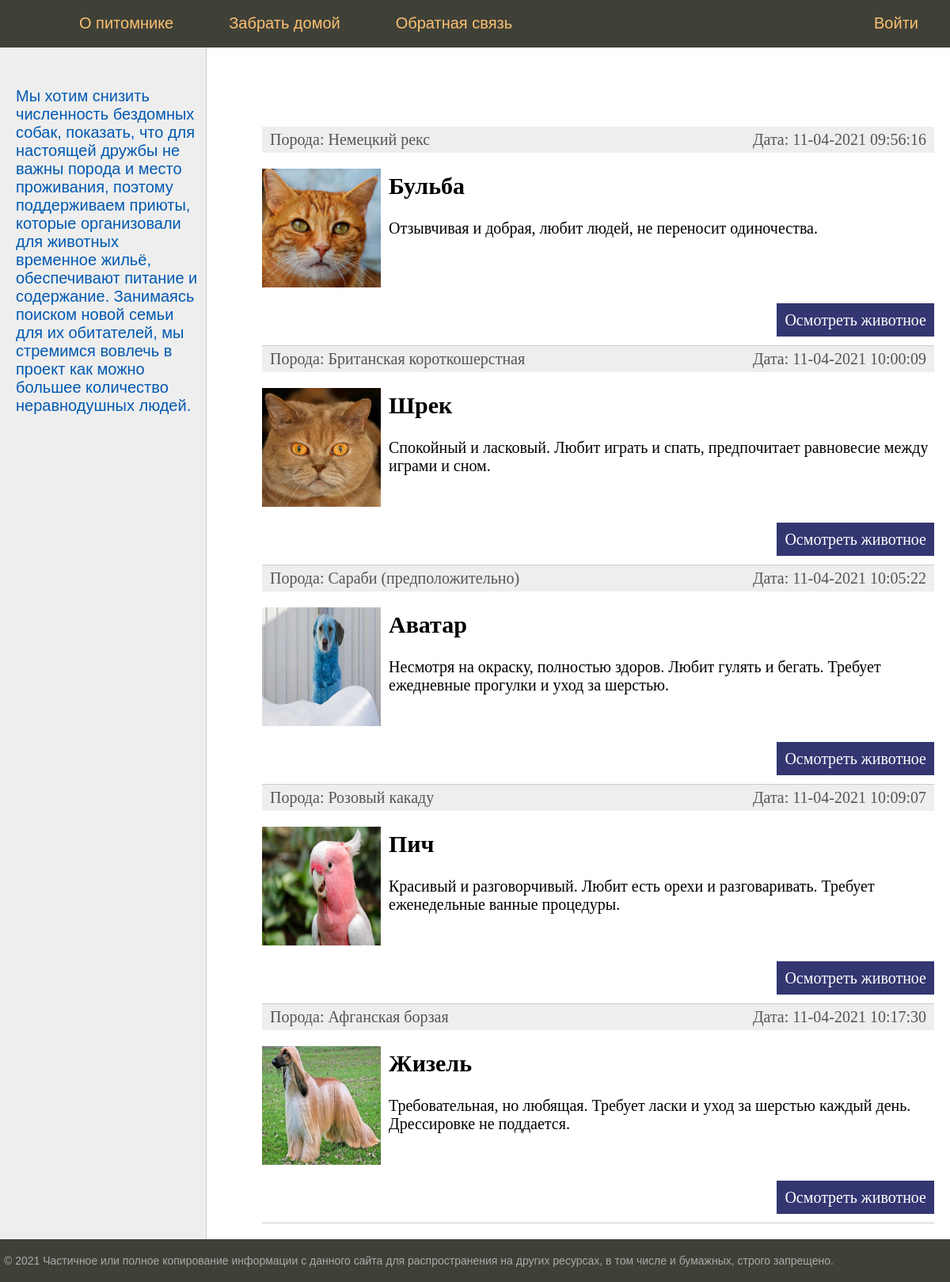
The page / on the database its author committed.
### shelter/models.py (models this page shows, shortened)
class Animal(models.Model):
	name = models.CharField(max_length=100)
	breed = models.CharField(max_length=100)
	description = models.TextField()
	found = models.DateTimeField(auto_now_add=True)
	ANIMALS = [
		(0, 'Unknown'),
		(1, 'Cat'),
		(2, 'Dog'),
		(3, 'Parrot')
	]
	atype = models.PositiveSmallIntegerField(default=0, choices=ANIMALS, verbose_name = "animal type")
	photo = models.ImageField()

### shelter/views.py (the view)
# urls.py: path('', AnimalView.as_view(), name='home'),
class AnimalView(ListView):
	model = Animal
	template_name = "shelter.html"
	context_object_name = 'posts'
	def get_context_data(self, *, object_list=None, **kwargs):
		context = super().get_context_data(**kwargs)
		context['title'] = 'Главная страница'
		context['menu'] = menu
		context['cat_selected'] = 0
		return context

### shelter/templates/shelter.html (shortened to what this page needs)
{% extends 'base.html' %}
{% block content %}
<ul class="list-articles">
	{% for p in posts %}
			<li><div class="article-panel">
	<p class="first">Порода: {{p.breed}}</p>
	<p class="last">Дата: {{p.found|date:"d-m-Y H:i:s"}}</p>
</div>
{% if p.photo %}
	<p><img class="img-article-left thumb" style="height: 150px;" src="static/images/{{p.photo}}"></p>
{% endif %}
				<h2>{{p.name}}</h2>
	{% autoescape on %}
	{{p.description|linebreaks|truncatewords:50}}
	{% endautoescape %}
			<p class="link-read-post"><a href="show/{{p.pk}}">Осмотреть животное</a></p>
			</li>
	{% endfor %}
</ul>
{% endblock %}

### shelter/templates/base.html (shortened to what this page needs)
{% load static %}
<!DOCTYPE html>
<html>
<head>
	<link type="text/css" href="{% static 'css/style.css' %}" rel="stylesheet" />
</head>
<body>
<table class="table-page" border=0 cellpadding="0" cellspacing="0">
<tr><td valign=top>
{% block mainmenu %}
		<div class="header">
			<ul id="mainmenu" class="mainmenu">
			<li class="logo"><a href="{% url 'home' %}"><div class="logo"></div></a></li>
{% for m in menu %}
	{% if not forloop.last %}
			<li><a href="#">{{m.title}}</a></li>
	{% else %}
			<li class="last"><a href="#">{{m.title}}</a></li>
	{% endif %}
{% endfor %}
			</ul>
		</div>
{% endblock mainmenu %}
<table class="table-content" border=0 cellpadding="0" cellspacing="0">
<tr>
	<td valign="top" class="left-chapters">
	<ul id="leftchapters">
{% if cat_selected == 0 %}
		<li class="selected">Мы хотим снизить численность бездомных собак, показать, что для настоящей дружбы не важны порода и место проживания, поэтому поддерживаем приюты, которые организовали для животных временное жильё, обеспечивают питание и содержание. Занимаясь поиском новой семьи для их обитателей, мы стремимся вовлечь в проект как можно большее количество неравнодушных людей.</li>
{% endif %}
	</ul>
</td>
<td valign="top" class="content">
	<div class="content-text">
{% block content %}
{% endblock %}
	</div>
</td></tr></table>
</td></tr>
<tr><td valign=top>
	<div id="footer">
		<p>&copy; 2021 Частичное или полное копирование информации с данного сайта для распространения на других ресурсах, в том числе и бумажных, строго запрещено.</p>
	</div>
</td></tr></table>
</body>
</html>

### static/css/style.css (style rules this page uses)
html, body { font-family: 'Arial'; margin: 0; padding: 0; height: 100%; width: 100%; color: #444; }
a { color: #0059b2; text-decoration: none; }
img { max-width: 600px; height: auto; }
img.img-article-left { max-width: 300px; height: auto; float: left; padding: 0 10px 10px 0; }
img.img-article-left.thumb { max-width: 150px; height: auto; }
p.link-read-post { text-align: right; }
p.link-read-post a { padding: 10px; min-width: 100px; background: #333671; color: #fff; text-decoration: none; }
div.article-panel { background: #eee; padding: 5px 10px 5px 10px; box-sizing border-box; overflow: hidden; color: #555; }
div.article-panel p.first { margin: 0; float: left; }
div.article-panel p.last { margin: 0; float: right; }
ul.list-articles { list-style: none; margin: 0; padding: 0; }
ul.list-articles li { border-bottom: 1px solid #ccc; }
.table-page { width: 100%; height: 100%; vertical-align: top; }
.table-page tr { height: 100%; }
.header { background: #3F4137; height: 60px; }
.logo { background: url('../images/logo.png') no-repeat 10px 5px; width: 70px; height: 60px; }
ul.mainmenu { list-style: none; margin: 0; padding: 0; height: 60px; color: #fdc073; font-size: 20px; overflow: hidden; }
ul.mainmenu li { float: left; margin: 18px 40px 0 30px; }
ul.mainmenu li.logo { margin: 0; }
ul.mainmenu li.last { float: right; }
ul.mainmenu li a { color: #fdc073; text-decoration: none; }
.table-content { width: 100%; min-height: 100%; height: 100%; }
.left-chapters { margin: 0; background: #eee; border-right: 1px solid #ccc; min-height: 100%; }
.left-chapters ul { width: 230px; min-height: 100%; margin: 0; padding: 20px 10px 10px 20px; list-style: none; font-size: 20px; }
.left-chapters ul li { margin: 30px 0 0 0; color: #999; }
.left-chapters ul li.selected { color: #0059b2; }
.content { padding: 40px 20px 20px 40px; width: 100%; box-sizing: border-box; }
.content-text { margin: 60px 0 0 30px; color: #000; font-size: 20px; font-family: Yandex Sans Display Light; }
#footer { box-sizing: border-box; background: #3F4137; padding: 5px; color: #aaa; font-size: 14px; font-family: Verdana, Geneva, Arial, Helvetica; text-align: left; overflow: hidden; }

### rows shown on the page
Animal: breed "Немецкий рекс", found "11-04-2021 09:56:16", photo (picture), name "Бульба", description "Отзывчивая и добрая, любит людей, не переносит одиночества."
Animal: breed "Британская короткошерстная", found "11-04-2021 10:00:09", photo (picture), name "Шрек", description "Спокойный и ласковый. Любит играть и спать, предпочитает равновесие между играми и сном."
Animal: breed "Сараби (предположительно)", found "11-04-2021 10:05:22", photo (placeholder picture), name "Аватар", description "Несмотря на окраску, полностью здоров. Любит гулять и бегать. Требует ежедневные прогулки и уход за шерстью."
Animal: breed "Розовый какаду", found "11-04-2021 10:09:07", photo (picture), name "Пич", description "Красивый и разговорчивый. Любит есть орехи и разговаривать. Требует еженедельные ванные процедуры."
Animal: breed "Афганская борзая", found "11-04-2021 10:17:30", photo (picture), name "Жизель", description "Требовательная, но любящая. Требует ласки и уход за шерстью каждый день. Дрессировке не поддается."

### other values the page prints
{{ m.title }} "О питомнике" "Забрать домой" "Обратная связь"
{{ m.title }} "Войти"
